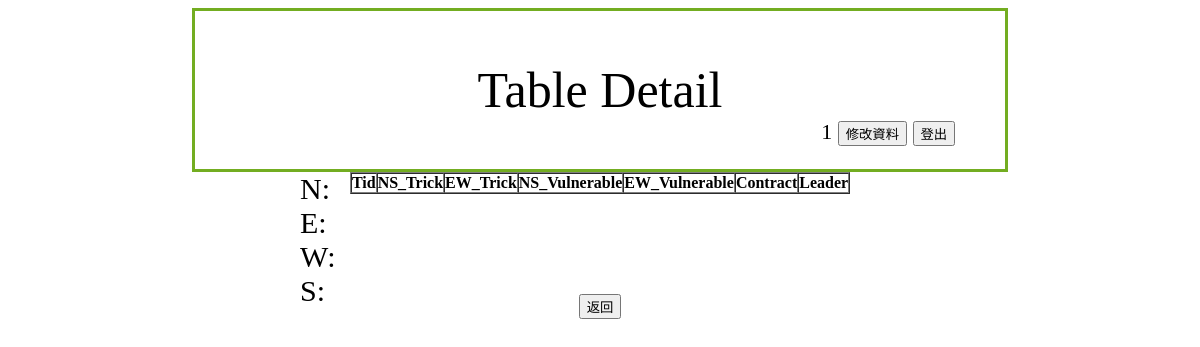
The app's page /Member/Table/1 (signed in), older data.
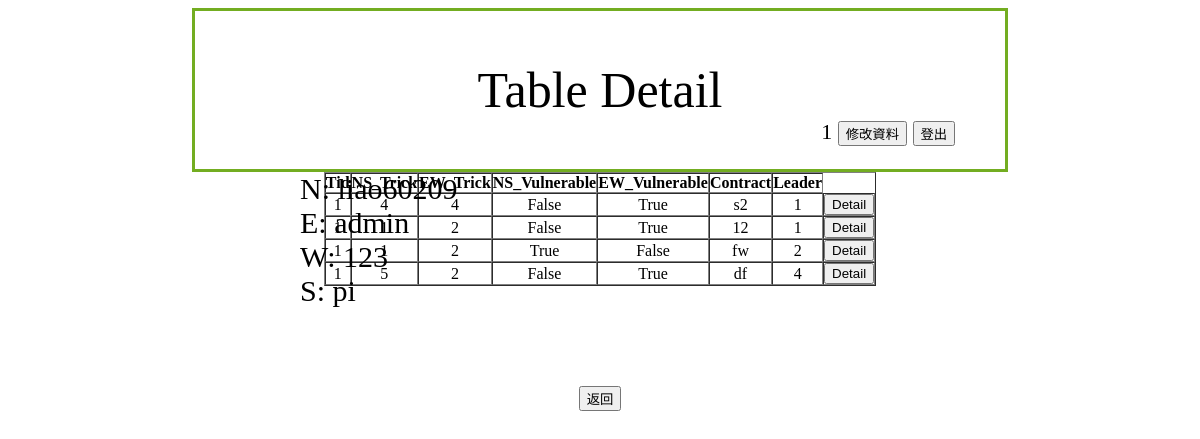
The same page, newer data.
### Member/models.py (models this page shows, shortened)
class seat(models.Model):
    class Meta:
        unique_together = (('position','TableID'),('PlayerID','TableID'))
    position = models.CharField(max_length=1)   #Eg. N/E/W/S
    TableID = models.ForeignKey('table',on_delete=models.CASCADE)
    PlayerID = models.ForeignKey(User,on_delete=models.DO_NOTHING)

class rounds(models.Model):
    T_id = models.ForeignKey('table', on_delete=models.CASCADE)
    bid = models.CharField(max_length = 100)    # 開喊位置+喊牌紀錄 Eg.(3,1NT,PS,3C,3S,4NT)
    leader = models.DecimalField(max_digits = 1,decimal_places=0)      # 首引位置
    contract = models.CharField(max_length = 2)      #該局的王牌花色
    N = models.CharField(max_length = 38)
    E = models.CharField(max_length = 38)
    W = models.CharField(max_length = 38)
    S = models.CharField(max_length = 38)
    NS = models.BooleanField()
    EW = models.BooleanField()
    NS_Trick = models.DecimalField(max_digits =1,decimal_places=0)
    EW_Trick = models.DecimalField(max_digits=1,decimal_places=0)

class table(models.Model):
    time = models.DateTimeField(verbose_name="time",auto_now=True)
    NS_TotalPoint = models.DecimalField(max_digits = 5,decimal_places=0)
    EW_TotalPoint = models.DecimalField(max_digits = 5,decimal_places=0)
    RoundNum = models.DecimalField(max_digits = 2,decimal_places=0)     #總共進行幾個ROUND Eg. 1/4/16
    MachineID = models.DecimalField(max_digits = 2,decimal_places=0)
    def __str__(self):
        return str(self.pk)      #回傳TableID

### Member/views.py (the view)
# urls.py: path('Table/',views.tableinformation,name = 'table'),
@login_required(login_url='/Member/login/')
def tableinformation(request,tid='x'):
	name = Name(request)
	if	tid=="x":
		tables = table.objects.all()
		return render(request,"Member/table.html",locals())
	tables = table.objects.filter(pk=tid)
	Nseat = seat.objects.filter(TableID=tid,position="N")
	Eseat = seat.objects.filter(TableID=tid, position="E")
	Wseat = seat.objects.filter(TableID=tid, position="W")
	Sseat = seat.objects.filter(TableID=tid, position="S")
	Rounds = rounds.objects.filter(T_id=tid)
	return render(request,"Member/tabledetail.html",locals())

### Member/views.py (called while the page is built)
def Name(request):
	name = request.user.first_name
	if name == "":
		name = request.user.username
	return name

### Member/templates/Member/tabledetail.html (shortened to what this page needs)
{% extends 'Member/base.html' %}
{%block title%}
    Table Detail
{%endblock%}
{%block user%}
        {{name}}
        <input type="button" value="修改資料" onclick="location='/Member/modify/'">
        <input type="button" value="登出" onclick="location='/Member/logout/'">
{%endblock%}
{%block content%}
<div style="position:absolute;left:300px;font-size:30px;text-align:justify;">
    N:   {%for seat in Nseat%}{{seat.PlayerID}}{%endfor%}<br>
    E:   {%for seat in Eseat%}{{seat.PlayerID}}{%endfor%}<br>
    W:   {%for seat in Wseat%}{{seat.PlayerID}}{%endfor%}<br>
    S:   {%for seat in Sseat%}{{seat.PlayerID}}{%endfor%}<br>
</div>
<div>
    <table style="text-align:center;" border="1" cellpadding="0" cellspacing="0" align="center" valign="middle">
        <tr><th>Tid</th>
        <th>NS_Trick</th>
        <th>EW_Trick</th>
        <th>NS_Vulnerable</th>
        <th>EW_Vulnerable</th>
        <th>Contract</th>
        <th>Leader</th>
        {%for round in Rounds%}
        <tr>
        <td>{{round.T_id}}</td>
        <td>{{round.NS_Trick}}</td>
        <td>{{round.EW_Trick}}</td>
        <td>{{round.NS}}</td>
        <td>{{round.EW}}</td>
        <td>{{round.contract}}</td>
        <td>{{round.leader}}</td>
        <td><input type="button" onclick="location.href='{{table.pk}}'"value="Detail"></td>
        </tr>
        {%endfor%}
    </table>
</div>
{%endblock%}

Row changes from the older to the newer data that the page shows:
added seat: PlayerID "liao60209"
added seat: PlayerID "admin"
added seat: PlayerID "123"
added seat: PlayerID "pi"
added rounds: T_id "1", NS_Trick "4", EW_Trick "4", NS "False", EW "True", contract "s2", leader "1"
added rounds: T_id "1", NS_Trick "1", EW_Trick "2", NS "False", EW "True", contract "12", leader "1"
added rounds: T_id "1", NS_Trick "1", EW_Trick "2", NS "True", EW "False", contract "fw", leader "2"
added rounds: T_id "1", NS_Trick "5", EW_Trick "2", NS "False", EW "True", contract "df", leader "4"
